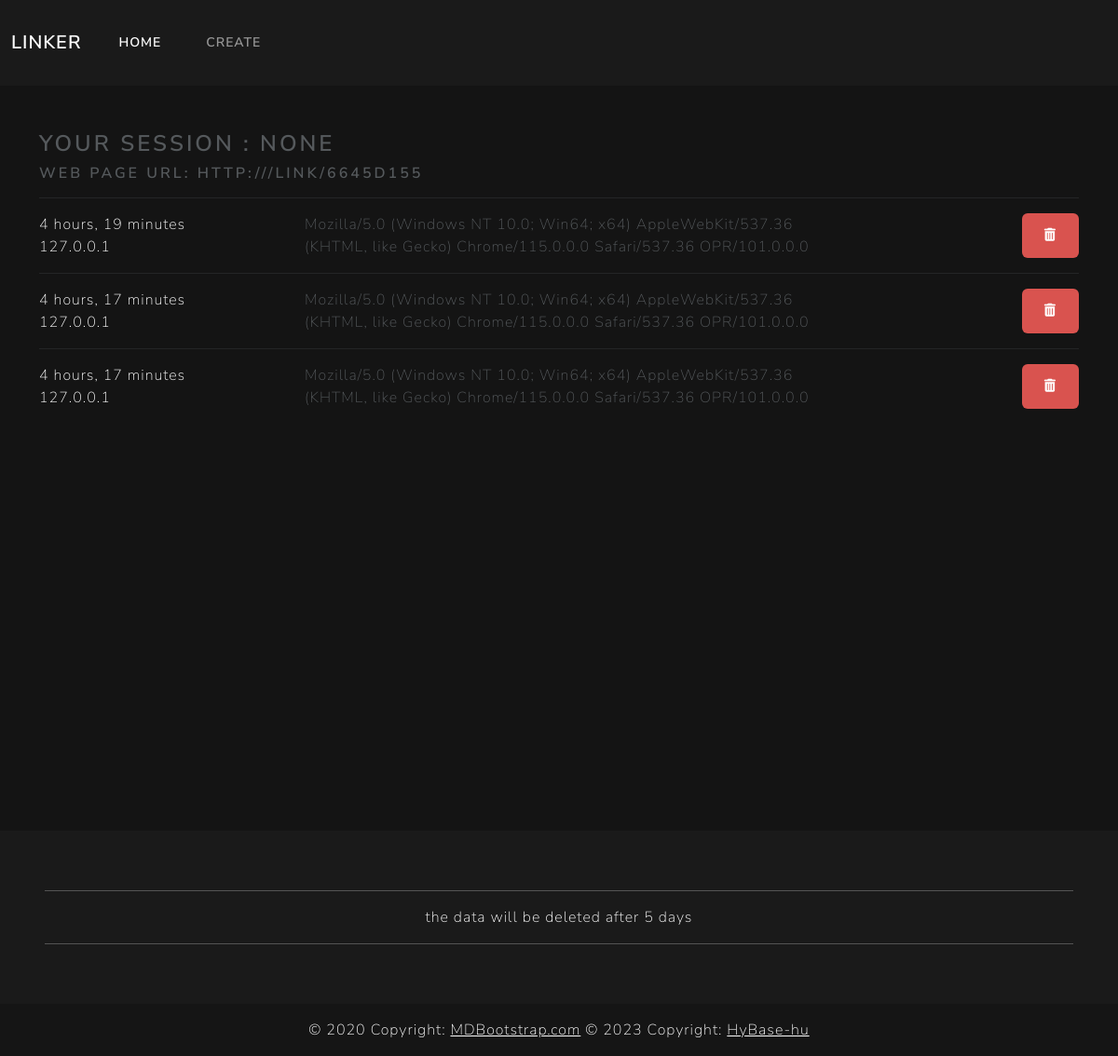
Page /show/e271622eed7e4a9fa44304491cb2e5e5 on the committed database.
### web_pages/models.py (models this page shows)
class WebPage(models.Model):
    id = models.UUIDField(primary_key=True, default=uuid.uuid4, editable=False)
    browser_session = models.CharField(max_length=100)
    href_to = models.CharField(max_length=200)
    link = models.CharField(max_length=200,blank=True,null=True)
    created_at = models.DateTimeField(auto_now_add=True)

class WebRequest(models.Model):
    web_page = models.ForeignKey(WebPage, on_delete=models.CASCADE, related_name="web_requests")
    created_at = models.DateTimeField(auto_now_add=True)
    header = models.TextField()
    ip = models.CharField(max_length=60)
    country = models.CharField(blank=True,null=True,max_length=100)
    city = models.CharField(blank=True,null=True,max_length=100)
    isp = models.CharField(blank=True,null=True,max_length=100)
    region_name = models.CharField(blank=True,null=True,max_length=100)
    location = models.CharField(max_length=200, blank=True, null=True)

### web_pages/views.py (the view)
# urls.py: path('show/<str:id>', show_request, name='show_request'),
def show_request(request, id):
    web_page = WebPage.objects.get(id=id)
    objs = web_page.web_requests.all()
    uid = request.session.get("uid")
    context = {
        "web_page": web_page,
        "objs": objs,
        'uid': uid,
    }
    return render(request, 'web_pages/requests.html', context)

### templates/web_pages/requests.html (shortened to what this page needs)
{% extends 'base.html' %}
{% block content %}
<h3 class="text-secondary text-break">Your Session : {{uid}}</h3>
<h5 class="text-secondary text-break">web page url: {{ request.scheme }}://{{ request.META.HTTP_HOST }}/link/{{web_page.link}}</h5>
{% for obj in objs %}
    <hr>
    <div class="row">
        <div class="col-lg-3 text-light">
            <div>{{obj.created_at|timesince}}</div>
            <div class="">{{obj.ip}}</div>
        </div>
        <div class="col col-lg-6 text-break">{{obj.header}}</div>
        <div class="col text-end">
            <a href="{% url 'remove_request' obj.pk %}" class="btn btn-danger"><i class="fa-solid fa-trash-can"></i></a>
        </div>
    </div>
{% endfor %}
{% endblock content %}

### templates/base.html (shortened to what this page needs)
{% load static %}
<!DOCTYPE html>
<html lang="en">
<head>
    <link href="https://cdn.jsdelivr.net/npm/bootstrap@5.3.1/dist/css/bootstrap.min.css" rel="stylesheet">
    <link href="https://cdnjs.cloudflare.com/ajax/libs/font-awesome/6.0.0/css/all.min.css" rel="stylesheet"/>
    <link rel="stylesheet" href="{% static 'css/bootstrap_min.css' %}">
    <link rel="stylesheet" href="{% static 'css/main.css' %}">
</head>
<body>
{% include 'includes/navbar.html' %}
<div class="container py-5" style="min-height:100vh">
    {% block content %}
    {% endblock content %}
</div>
{% include 'includes/footer.html' %}
</body>
</html>

### templates/includes/navbar.html (shortened to what this page needs)
<nav class="navbar navbar-expand-lg bg-primary" data-bs-theme="dark">
  <div class="container-fluid">
    <a class="navbar-brand" href="{% url 'home' %}">Linker</a>
    <div class="collapse navbar-collapse" id="navbarColor01">
      <ul class="navbar-nav me-auto">
        <li class="nav-item">
          <a class="nav-link active" href="{% url 'home' %}">Home
          </a>
        </li>
        <li class="nav-item">
          <a class="nav-link" href="{% url 'create_web_page' %}">Create</a>
        </li>
      </ul>
    </div>
  </div>
</nav>

### templates/includes/footer.html
<footer class="bg-primary text-center text-white">
    <section class="p-5">
      <p>
      <hr>
        the data will be deleted after 5 days
      <hr>
      </p>
    </section>
  <div class="text-center py-3" style="background-color: rgba(0, 0, 0, 0.2);">
    © 2020 Copyright:
    <a class="text-white" href="https://mdbootstrap.com/">MDBootstrap.com</a>
    © 2023 Copyright:
    <a class="text-white" href="https://mdbootstrap.com/">HyBase-hu</a>
  </div>
</footer>

### linker/static/css/main.css (style rules this page uses)
body { background-color:#141414; min-height:100vh; }

### rows in the picture
WebPage: link "6645D155"
WebRequest: created_at "4 hours, 19 minutes", ip "127.0.0.1", header "Mozilla/5.0 (Windows NT 10.0; Win64; x64) AppleWebKit/537.36 (KHTML, like Gecko) Chrome/115.0.0.0 Safari/537.36 OPR/101.0.0.0"
WebRequest: created_at "4 hours, 17 minutes", ip "127.0.0.1", header "Mozilla/5.0 (Windows NT 10.0; Win64; x64) AppleWebKit/537.36 (KHTML, like Gecko) Chrome/115.0.0.0 Safari/537.36 OPR/101.0.0.0"
WebRequest: created_at "4 hours, 17 minutes", ip "127.0.0.1", header "Mozilla/5.0 (Windows NT 10.0; Win64; x64) AppleWebKit/537.36 (KHTML, like Gecko) Chrome/115.0.0.0 Safari/537.36 OPR/101.0.0.0"

### other values in the picture
{{ uid }} "NONE"
{{ request.scheme }} "HTTP"
